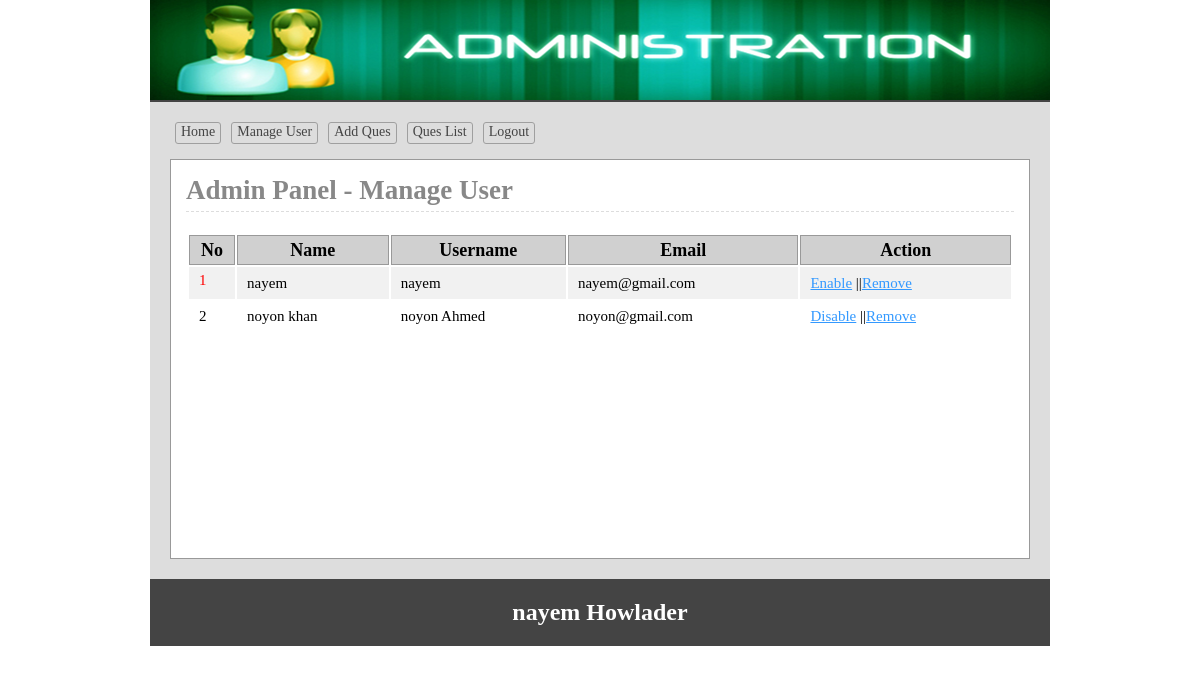
The app's page /admin/users.php (signed in) with its own data.
### tables this page shows
CREATE TABLE `tbl_user` (
  `userid` int(11) NOT NULL,
  `name` varchar(50) NOT NULL,
  `username` varchar(30) NOT NULL,
  `password` varchar(32) NOT NULL,
  `email` varchar(255) NOT NULL,
  `status` int(11) NOT NULL DEFAULT '0'
);

### lib/Database.php (called while the page is built, shortened)
<?php
Class Database{
	public $host   = DB_HOST;
	public $user   = DB_USER;
	public $pass   = DB_PASS;
	public $dbname = DB_NAME;
	public $link;
	private function connectDB(){
	$this->link = new mysqli($this->host, $this->user, $this->pass, $this->dbname);
 }
	public function select($query){
		$result = $this->link->query($query) or die($this->link->error.__LINE__);
		if($result->num_rows > 0){
			return $result;
		} else {
			return false;
		}
	}
}

### classes/User.php (called while the page is built, shortened)
<?php
 $filepath = realpath(dirname(__FILE__));
include_once ($filepath.'/../lib/Database.php');
class User{
	private $db;
	function __construct()
	{
		$this->db = new Database();
	}
     public function getAllUser(){
       $query = "SELECT * FROM tbl_user";
       $result = $this->db->select($query);
       return $result;
    }
}
 ?>

### admin/users.php (the view, shortened to what this page needs)
<?php
    $filepath = realpath(dirname(__FILE__));
	include_once ($filepath.'/inc/header.php');
	include_once ($filepath.'/../classes/User.php');
	$usr = new User();
?>
<div class="main">
	<h1>Admin Panel - Manage User</h1>
<div class="manageuser">
	<table class="tblone">
		<tr>
			<th>No</th>
			<th>Name</th>
			<th>Username</th>
			<th>Email</th>
			<th>Action</th>
		</tr>
<?php
$userData = $usr->getAllUser();
if ($userData) {
	$i = 0;
	while ($result = $userData->fetch_assoc()) {
		$i++;
 ?>
		<tr>
			<td><?php
				if ($result['status'] == '1') {
					echo "<span class='error'>".$i."</span>";
				}else{
					echo $i;
				}
			?></td>
			<td><?php echo $result['name'] ; ?></td>
			<td><?php echo $result['username'] ; ?></td>
			<td><?php echo $result['email'] ; ?></td>
			<td>
				<?php
					if ($result['status'] == '0') { ?>
						<a onclick="return confirm('Are You Sure to Disable')" href="?dis=<?php echo $result['userid'];?>">Disable</a>
					<?php } else{ ?>
						<a onclick="return confirm('Are You Sure to Enable')" href="?ena=<?php echo $result['userid'];?>">Enable</a>
					<?php }?>
				||<a onclick="return confirm('Are You Sure to Remove')" href="?del=<?php echo $result['userid'];?>">Remove</a>
			</td>
		</tr>
	<?php }} ?>
	</table>
</div>
</div>
<?php include 'inc/footer.php'; ?>

### admin/css/admin.css (style rules this page uses)
* { margin:0;padding:0;outline:none }
body { font-family:verdana }
.error { color: red; display: block; padding-bottom: 5px; }
.tblone { width:100%;border:1px solid #fff;margin:20px 0 }
.tblone td { font-size: 15px; padding: 5px 10px; }
table.tblone th { background-color: #d0d0d0; border: 1px solid #999; }
table.tblone tr:nth-child(2n+1) { background:#fff;height:30px; }
table.tblone tr:nth-child(2n) { background:#f1f1f1;height:30px; }
.tblone td a { color:#3399FF; }
.main { background: #fff none repeat scroll 0 0; border: 1px solid #999; margin-top: 10px; min-height: 368px; padding: 15px; width: 828px; }
.main h1 { border-bottom: 1px dashed #ddd; color: #888; margin: 0 0 5px; padding-bottom: 5px; }

### records on screen
tbl_user: name "nayem", username "nayem", email "nayem@gmail.com"
tbl_user: name "noyon khan", username "noyon Ahmed", email "noyon@gmail.com"
